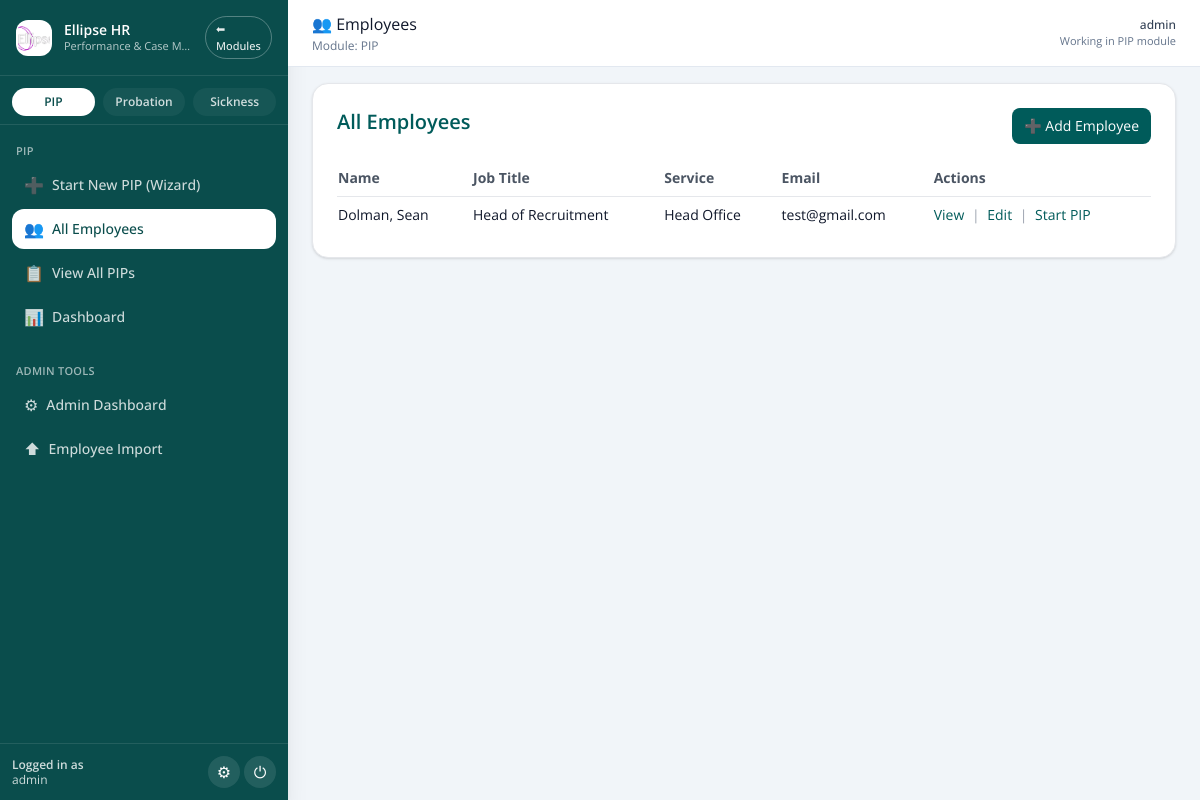
Before: /employee/list (signed in) with the older database file.
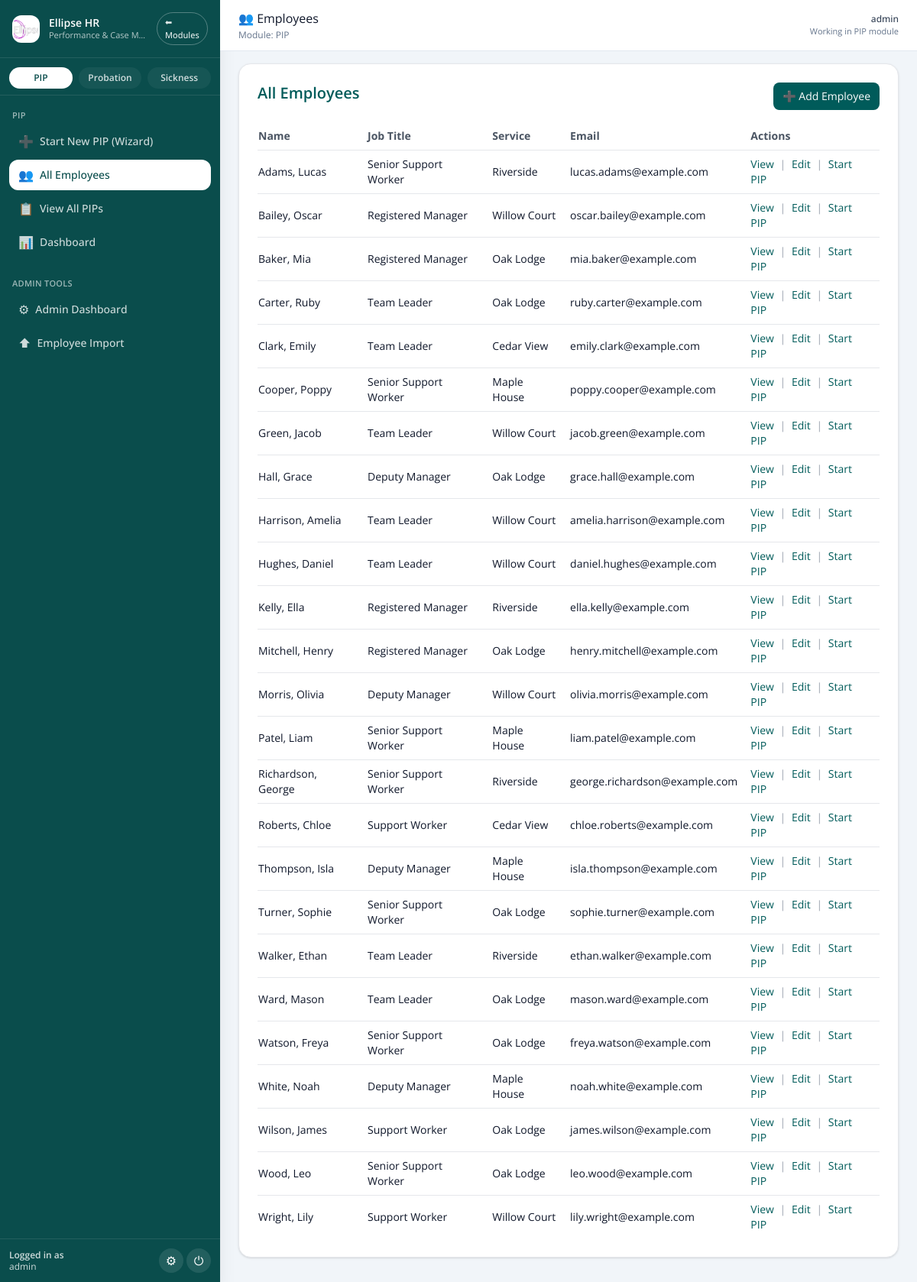
After: the same page with the newer database file.
### pip_app/models.py (models this page shows)
class Employee(db.Model):
    id = db.Column(db.Integer, primary_key=True)
    first_name = db.Column(db.String(100))
    last_name = db.Column(db.String(100))
    job_title = db.Column(db.String(100))
    line_manager = db.Column(db.String(100))
    service = db.Column(db.String(100))
    start_date = db.Column(db.Date)
    team_id = db.Column(db.Integer)
    email = db.Column(db.String(120), nullable=True)
    pips = db.relationship("PIPRecord", back_populates="employee", lazy=True)

### app.py (the view)
@app.route('/employee/list')
@login_required
def employee_list():
    template = 'probation_employee_list.html' if session.get('active_module') == 'Probation' else 'employee_list.html'
    q = Employee.query
    if current_user.admin_level == 0:
        if current_user.team_id:
            q = q.filter(Employee.team_id == current_user.team_id)
        else:
            q = q.filter(False)
    employees = q.order_by(Employee.last_name.asc(), Employee.first_name.asc()).all()
    return render_template(template, employees=employees)

### app.py (called while the page is built)
@app.context_processor
def inject_module():
    return dict(active_module=session.get('active_module'))

@app.context_processor
def inject_csrf_token():
    return dict(csrf_token=generate_csrf)

@login_manager.user_loader
def load_user(user_id):
    return db.session.get(User, int(user_id))

@app.before_request
def set_active_module():
    path = request.path.lower()
    if path.startswith('/pip/') or \
       path.startswith('/employee/') or \
       path in ['/dashboard', '/pip_list', '/employee/list', '/employee/add', '/pip/select-employee']:
        session['active_module'] = 'PIP'
    elif path.startswith('/probation/'):
        session['active_module'] = 'Probation'
    elif path == '/':
        session.pop('active_module', None)

@app.context_processor
def inject_csrf_token():
    return dict(csrf_token=generate_csrf)

### pip_app/models.py (called while the page is built)
    def is_superuser(self):
        return self.admin_level == 2

### templates/employee_list.html (shortened to what this page needs)
{% extends "base.html" %}
{% block page_title %}👥 Employees{% endblock %}
{% block content %}
<div class="bg-white border border-gray-200 rounded-2xl shadow p-6">
  <div class="flex items-start justify-between gap-3 mb-4">
    <h1 class="text-xl font-semibold text-[#005b5a]">All Employees</h1>
    <a href="{{ url_for('add_employee') }}"
       class="inline-flex items-center bg-[#005b5a] text-white px-3 py-2 rounded-lg hover:bg-[#007876] text-sm">
      ➕ Add Employee
    </a>
  </div>
  {% if employees %}
    <div class="overflow-x-auto">
      <table class="min-w-full text-sm">
        <thead>
          <tr class="text-left text-gray-600 border-b">
            <th class="py-2 pr-4">Name</th>
            <th class="py-2 pr-4">Job Title</th>
            <th class="py-2 pr-4">Service</th>
            <th class="py-2 pr-4">Email</th>
            <th class="py-2 pr-4">Actions</th>
          </tr>
        </thead>
        <tbody class="divide-y">
          {% for emp in employees %}
            <tr>
              <td class="py-2 pr-4">{{ emp.last_name }}, {{ emp.first_name }}</td>
              <td class="py-2 pr-4">{{ emp.job_title or '—' }}</td>
              <td class="py-2 pr-4">{{ emp.service or '—' }}</td>
              <td class="py-2 pr-4">{{ emp.email or '—' }}</td>
              <td class="py-2 pr-4">
                <a href="{{ url_for('employee_detail', employee_id=emp.id) }}"
                   class="text-[#005b5a] hover:underline">View</a>
                <span class="mx-1 text-gray-400">|</span>
                <a href="{{ url_for('edit_employee', employee_id=emp.id) }}"
                   class="text-[#005b5a] hover:underline">Edit</a>
                <span class="mx-1 text-gray-400">|</span>
                <a href="{{ url_for('create_pip_wizard') }}?employee_id={{ emp.id }}&goto=2"
                   class="text-[#005b5a] hover:underline">Start PIP</a>
              </td>
            </tr>
          {% endfor %}
        </tbody>
      </table>
    </div>
  {% else %}
    <p class="text-sm text-gray-600">No employees found.</p>
  {% endif %}
</div>
{% endblock %}

Changed rows visible on the page:
removed Employee: last_name "Dolman", first_name "Sean", job_title "Head of Recruitment", service "Head Office", email "test@gmail.com"
added Employee: last_name "Adams", first_name "Lucas", job_title "Senior Support Worker", service "Riverside", email "lucas.adams@example.com"
added Employee: last_name "Bailey", first_name "Oscar", job_title "Registered Manager", service "Willow Court", email "oscar.bailey@example.com"
added Employee: last_name "Baker", first_name "Mia", job_title "Registered Manager", service "Oak Lodge", email "mia.baker@example.com"
added Employee: last_name "Carter", first_name "Ruby", job_title "Team Leader", service "Oak Lodge", email "ruby.carter@example.com"
added Employee: last_name "Clark", first_name "Emily", job_title "Team Leader", service "Cedar View", email "emily.clark@example.com"
added Employee: last_name "Cooper", first_name "Poppy", job_title "Senior Support Worker", service "Maple House", email "poppy.cooper@example.com"
added Employee: last_name "Green", first_name "Jacob", job_title "Team Leader", service "Willow Court", email "jacob.green@example.com"
added Employee: last_name "Hall", first_name "Grace", job_title "Deputy Manager", service "Oak Lodge", email "grace.hall@example.com"
added Employee: last_name "Harrison", first_name "Amelia", job_title "Team Leader", service "Willow Court", email "amelia.harrison@example.com"
added Employee: last_name "Hughes", first_name "Daniel", job_title "Team Leader", service "Willow Court", email "daniel.hughes@example.com"
added Employee: last_name "Kelly", first_name "Ella", job_title "Registered Manager", service "Riverside", email "ella.kelly@example.com"
added Employee: last_name "Mitchell", first_name "Henry", job_title "Registered Manager", service "Oak Lodge", email "henry.mitchell@example.com"
added Employee: last_name "Morris", first_name "Olivia", job_title "Deputy Manager", service "Willow Court", email "olivia.morris@example.com"
added Employee: last_name "Patel", first_name "Liam", job_title "Senior Support Worker", service "Maple House", email "liam.patel@example.com"
added Employee: last_name "Richardson", first_name "George", job_title "Senior Support Worker", service "Riverside", email "george.richardson@example.com"
added Employee: last_name "Roberts", first_name "Chloe", job_title "Support Worker", service "Cedar View", email "chloe.roberts@example.com"
added Employee: last_name "Thompson", first_name "Isla", job_title "Deputy Manager", service "Maple House", email "isla.thompson@example.com"
added Employee: last_name "Turner", first_name "Sophie", job_title "Senior Support Worker", service "Oak Lodge", email "sophie.turner@example.com"
added Employee: last_name "Walker", first_name "Ethan", job_title "Team Leader", service "Riverside", email "ethan.walker@example.com"
added Employee: last_name "Ward", first_name "Mason", job_title "Team Leader", service "Oak Lodge", email "mason.ward@example.com"
added Employee: last_name "Watson", first_name "Freya", job_title "Senior Support Worker", service "Oak Lodge", email "freya.watson@example.com"
added Employee: last_name "White", first_name "Noah", job_title "Deputy Manager", service "Maple House", email "noah.white@example.com"
added Employee: last_name "Wilson", first_name "James", job_title "Support Worker", service "Oak Lodge", email "james.wilson@example.com"
added Employee: last_name "Wood", first_name "Leo", job_title "Senior Support Worker", service "Oak Lodge", email "leo.wood@example.com"
added Employee: last_name "Wright", first_name "Lily", job_title "Support Worker", service "Willow Court", email "lily.wright@example.com"
